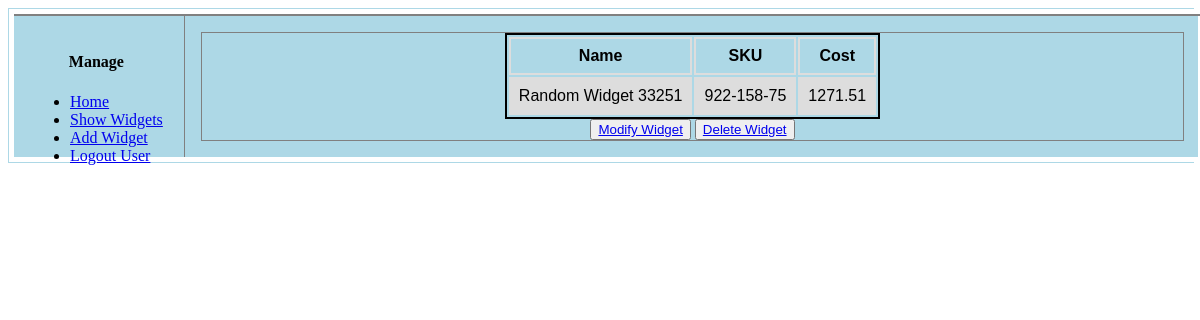
The page /simple/widgets/1/ (signed in) on the database as committed earlier.
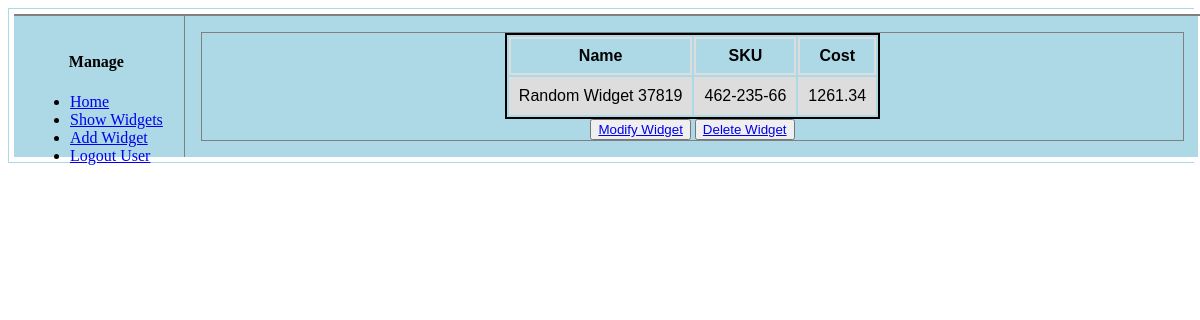
The same page on the database as committed later.
### simple/models.py (models this page shows, shortened)
class Widget(models.Model):
    created_by = models.ForeignKey(User,
                                   on_delete=models.CASCADE)
    name = models.CharField(max_length=20,
                            null=False,
                            blank=False,
                            unique=True)
    sku = models.CharField(max_length=10,
                           null=False,
                           blank=False,
                           unique=True)
    cost = models.DecimalField(max_digits=6,
                               decimal_places=2,
                               default=Decimal('0.00'))
    deleted = models.BooleanField(default=False)
    link = models.URLField(max_length=30,
                           null=True,
                           blank=False)
    ulink = models.URLField(max_length=30,
                            null=True,
                            blank=False)
    dlink = models.URLField(max_length=30,
                            null=True,
                            blank=False)

### simple/views.py (the view)
@login_required
@cache_page(60 * 5)
def widget_detail(request, pk):
    if request.method not in ['GET']:
        return Http405()
    context = _get_context()
    context['title'] = 'Simple: Widget Detail'
    template = 'simple/widget_detail.html'
    try:
        context['widget'] = Widget.objects.get(pk=pk, deleted=False)
    except Widget.DoesNotExist as e:
        pass
    return render(request, template, context)

### simple/views.py (called while the page is built)
def _get_context(context={}):
    context['header'] = 'Django: Simple App'
    context['footer'] = 'Copyright 2017 @Tim Stilwell'
    return context

### simple/templates/simple/widget_detail.html
{% extends "simple/base.html" %}
{% block table %}
    <table id="detail">
        <tr>
            <th>Name</th>
            <th>SKU</th>
            <th>Cost</th>
        </tr>
        <tr>
            <td>{{ widget.name }}</td>
            <td>{{ widget.sku }}</td>
            <td>{{ widget.cost }}</td>
        </tr>
    </table>
    {% if widget.name %}
        <button type="button">
            <a href="{{ widget.ulink }}">Modify Widget</a>
        </button>
        <button type="button">
            <a href="{{ widget.dlink }}">Delete Widget</a>
        </button>
    {% endif %}
{% endblock %}

Rows that differ between the two databases and show on the page:
changed Widget: name "Random Widget 33251" → "Random Widget 37819"; sku "922-158-75" → "462-235-66"; cost "1271.51" → "1261.34"
